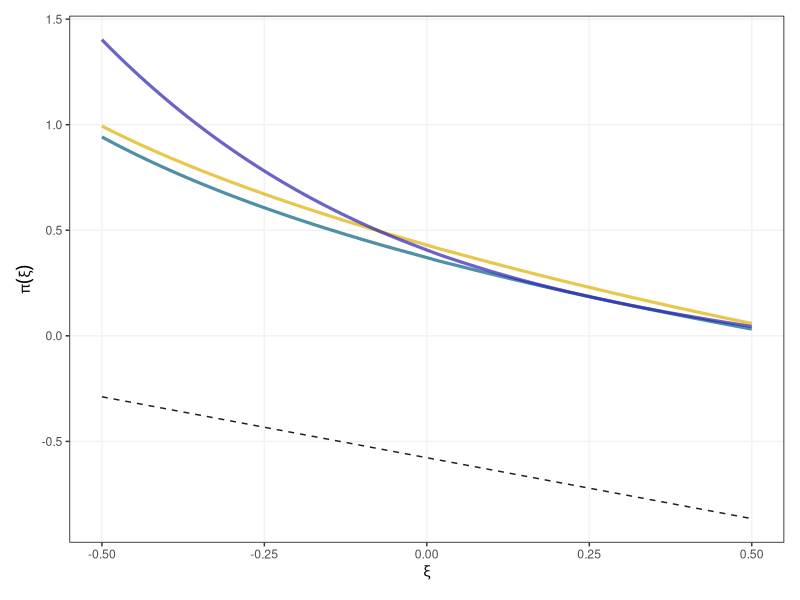

Reproduce this figure in R.
zeta <- 1.20205
gam <- -digamma(1)

dev2 <- gam^2+pi^2/6
dev3 <- -gam^3-3*gam*pi^2/6-2*zeta
dev4 <- gam^4+6*gam^2*pi^2/6+8*gam*zeta+27*pi^4/(90*2)


##-------------------------------------------------------
##-------------------- Beta Prior -----------------------
##-------------------------------------------------------

beta_prior<-function(xi){
  if(xi>=0.5) return(-Inf)
  if(xi<=-0.5) return(-Inf)
  log((0.5+xi)^{5}*(0.5-xi)^{8}/beta(6,9))
  }
# curve(beta_prior, from=-0.5, to=0.5)



##-------------------------------------------------------
##------------------- (xi,tau,mu) -----------------------
##-------------------------------------------------------
H11<- function(xi){
  if(xi==-1/2) return(log(sqrt(2*pi^2/3)))
  if(xi==0) return(log(sqrt(11*pi^4/360-6*zeta^2/pi^2)))
  
  p<- (1+xi)^2*gamma(2*xi+1)
  q<- gamma(2+xi)*(digamma(1+xi)+1/xi+1)
  s<-1-0.5772157+1/xi
  # r<-q-p/xi
  tmp <- (pi^2/6)-(q-s*gamma(xi+2))^2/(p-gamma(xi+2)^2)
  h11<-sqrt(tmp)/abs(xi)
  return(log(h11))
}
x <- c(seq(-0.4999,-0.03,by=0.001),0,seq(0.025,10,by=0.001))
H11 <- Vectorize(H11)
h_approx<-approxfun(x=c(-0.5,x),y=c(H11(-0.5),H11(x)))
h11<-h_approx

# curve(h11, from=-0.3, to=0.3)
# curve(h11, from=-0.5, to=10)



##-------------------------------------------------------
##------------------- (mu,xi,tau) -----------------------
##-------------------------------------------------------
H22_1 <- function(xi){
  if(xi==-1/2) return(log(sqrt(2*pi^2/3+4*(1-gam)^2)))
  if(xi==0) return(log(sqrt(dev2+dev3+dev4/4-(-gam+3*dev2/2+dev3/2)^2/((1-gam)^2+pi^2/6))))
  p<- (1+xi)^2*gamma(2*xi+1)
  q<- gamma(2+xi)*(digamma(1+xi)+1/xi+1)
  s<-1-0.5772157+1/xi
  # r<-q-p/xi
  tmp <- (pi^2/6)+(1-0.5772157)^2-(gamma(2+xi)/xi-q+1-0.5772157)^2/(1+p-2*gamma(xi+2))
  h22<-sqrt(tmp)/abs(xi)
  return(log(h22))
}
x <- c(seq(-0.4999,-0.03,by=0.001),0,seq(0.025,10,by=0.001))
H22_1 <- Vectorize(H22_1)
h_approx<-approxfun(x=c(-0.5,x),y=c(H22_1(-0.5),H22_1(x)))
h22_1<-h_approx

# curve(h22_1, from=-0.3, to=0.3)
# curve(h22_1, from=-0.5, to=10,ylim=c(-2,2))



##-------------------------------------------------------
##------------------- (tau,xi,mu) -----------------------
##-------------------------------------------------------
H22_2<- function(xi){
  if(xi+1/2<1e-4) return(log(sqrt(2*pi^2/3+4*(1+gam)^2)))
  if(xi==0) return(log(sqrt(pi^2*(1-gam)^2/6+2*(gam-1)*zeta+11*pi^4/360)))
  p<- (1+xi)^2*gamma(2*xi+1)
  q<- gamma(2+xi)*(digamma(1+xi)+1/xi+1)
  s<-1-0.5772157+1/xi
  # r<-q-p/xi
  tmp <- (pi^2/6)+s^2-q^2/p
  h22<-sqrt(tmp)/abs(xi)
  return(log(h22))
}
x <- c(seq(-0.4999,-0.03,by=0.001),0,seq(0.025,10,by=0.001))
H22_2 <- Vectorize(H22_2)
h_approx<-approxfun(x=c(-0.5,x),y=c(H22_2(-0.5),H22_2(x)))
h22_2<-h_approx

# curve(h22_2, from=-0.3, to=0.3)
# curve(h22_2, from=-0.5, to=10, col='red', add=TRUE)




##-------------------------------------------------------
##----------------------- MDI ---------------------------
##-------------------------------------------------------
MDI<-function(xi){
  -gam*(1+xi)
}



##-------------------------------------------------------
##------------------- Jefferys split --------------------
##-------------------------------------------------------
jeffreys_split <- function(xi){
  p<- (1+xi)^2*gamma(2*xi+1)
  q<- gamma(2+xi)*(digamma(1+xi)+1/xi+1)
  s<-1-0.5772157+1/xi
  # r<-q-p/xi
  tmp <- p*(1+p-2*gamma(xi+2))*(pi^2/6+s^2-2*q/xi+p/xi^2)
  jef<-sqrt(tmp)/xi^2
  return(log(jef))
}



##-------------------------------------------------------
##------------------- Prior for tau ---------------------
##-------------------------------------------------------
tau_prior <- function(tau){
  if(tau<=0) return(-Inf) else return(-log(tau))
}


##-------------------------------------------------------
##------------------- Prior for mu ---------------------
##-------------------------------------------------------
mu_prior <- function(mu){
  return(0)
}


##----------------------------------------------------------
##------------------- Joint likelihood ---------------------
##----------------------------------------------------------
# For optim()
Lik<-function(par,Y){
  mu<-par[1]; xi<-par[2]; tau<-par[3]
  if(tau<=0) return(NA)
  W <- 1+ (xi)*(Y-mu)/(tau)
  if(any(W<0)) return(NA) else return(-length(Y)*log(tau)-(xi+1)*sum(log(W))/xi-sum(W^{-1/xi}))
}


Lik_beta <- function(par,Y){
  xi<-par[2]; tau<-par[3]
  return(Lik(par,Y)+beta_prior(xi = xi)-log(tau))
}


Lik_h11 <- function(par,Y){
  xi<-par[2]; tau<-par[3]
  return(Lik(par,Y)+h11(xi)-log(tau))
}

Lik_h22_1 <- function(par,Y){
  xi<-par[2]; tau<-par[3]
  return(Lik(par,Y)+h22_1(xi)-log(tau))
}

Lik_h22_2 <- function(par,Y){
  xi<-par[2]; tau<-par[3]
  return(Lik(par,Y)+h22_2(xi)-log(tau))
}

Lik_MDI <- function(par,Y){
  xi<-par[2]; tau<-par[3]
  return(Lik(par,Y)+MDI(xi = xi)-log(tau))
}


# For Metropolis
Lik2<-function(Y,mu,xi,tau){
  if(tau<=0) return(-Inf)
  W <- 1+ (xi)*(Y-mu)/(tau)
  if(xi==0) {
    tmp <- (Y-mu)/tau
    return(-length(Y)*log(tau)-sum(tmp)-sum(exp(-tmp)))}
  if(any(W<0)) return(-Inf) else 
    return(-length(Y)*log(tau)-(xi+1)*sum(log(W))/xi-sum(W^{-1/xi}))
}






##-----------------------------------------------------------------
##------------------- Priors in the same plot ---------------------
##-----------------------------------------------------------------
library(ggplot2)
prior_plot<-ggplot(data.frame(xi=c(-0.5, 0.5)), aes(xi)) + 
  stat_function(fun=h11, col='#036180',alpha=0.7, size=1.1) +
  stat_function(fun=h22_1, col='#deaf04',alpha=0.7, size=1.1)+
  stat_function(fun=h22_2, col='#2c20b0',alpha=0.7, size=1.1)+
  stat_function(fun=MDI, linetype="dashed", col='#0a0001',alpha=0.9) +
  xlab(expression(xi))+ylab(expression(pi(xi)))+
  coord_cartesian(xlim=c(-0.5, 0.5)) +
  # scale_y_continuous(breaks=c(0,1,sqrt(h22),2,sqrt(h22_1),3,4),labels = c(0,1,'',2,'',3,4)) +
  # scale_x_continuous(breaks =c(-0.5,0,2.5,5,7.5,10),labels = c(-0.5,'  0',2.5,5,7.5,10)) +
  theme(panel.background = element_rect(fill = NA), panel.border = element_rect(colour = "black", fill=NA),
        panel.grid.major.x = element_line(colour = "grey95"),
        panel.grid.major.y = element_line(colour = "grey95"),
        legend.position = 'none', legend.justification = c("right","top"), legend.title=element_blank(), 
        legend.text=element_text(size=10), legend.spacing.x = unit(0.2,'cm'),
        legend.box.background = element_rect(colour = "black",size=0.7),
        legend.text.align=0.5,
        plot.margin = margin(0.4, 0.4, 0.4, 0.4, "cm"))
